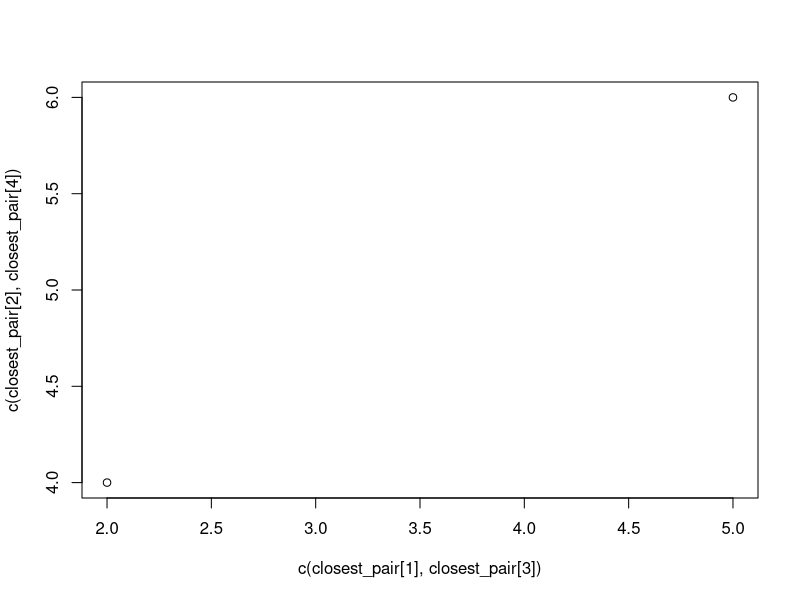

Here is the R script that generated this plot:
# 1번
closest.points <- function(x) {

    min <- 1.797693e+308
    n <- length(x)

    for (i in 2:n) {
        for (j in 1:(i - 1)) {
            k <- x[i] - x[j]
            if (k < min) {
                min <- x[i] - x[j]
                closest.pair <- c(x[i], x[j])
            }
        }
    }
    return(closest.pair)
}

x <- c(1, 5, 8, 10, 15)
closest.points(x)

# 2번
plot.closest.points <- function(x, y) {
    min <- 1.797693e+308
    n <- length(x)
    for (i in 2:n) {
        for (j in 1:(i - 1)) {
            k <- abs(x[i] - x[j]) + abs(y[i  ] - y[j])
            if (k < min) {
                min <- k
                closest_pair <- c(x[i], y[i], x[j], y[j])
            }
        }
    }
    plot(c(closest_pair[1], closest_pair[3]), c(closest_pair[2], closest_pair[4]))
}

x <- c(1, 2, 5, 8, 12)
y <- c(-3, 4, 6, 8, 10)
plot.closest.points(x, y)